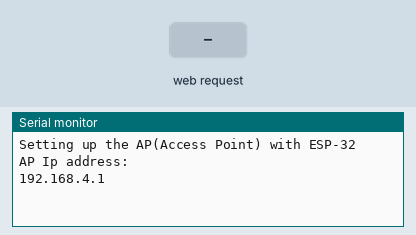
Simulated run of this program. Board: ESP32. On the bench: the last lines printed to the serial monitor. Inputs (shaded band) come from the test bench. WiFi joins after 1.5 s; servers stay silent unless stated.

Above: at 1.2 s.
1.3 s: HTTP request GET /register received
At 2.5 s:
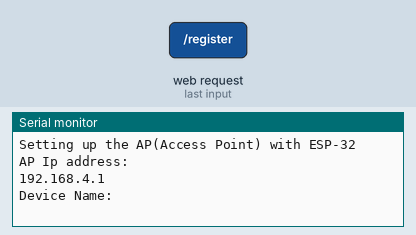
2.8 s: HTTP request GET /register?name=1 received
At 3.8 s:
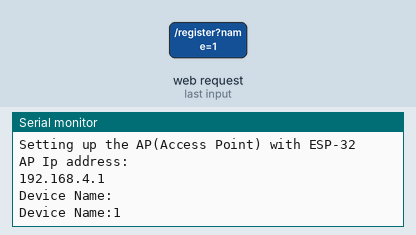

Measured:
- after the input at 1.3 s, the serial monitor: prints a new line at once (image 1)
- after the input at 2.8 s, the serial monitor: prints a new line at once (image 2)

The program:

main.cpp
```cpp
#include <Arduino.h>

// **********************************
// ********1. Light Blinking Code****
// **********************************
// #define LED_PIN 2

// void setup() {
//   pinMode(LED_PIN, OUTPUT);
//   Serial.begin(115200);
//   Serial.println("Hello from setup");
// }

// void loop() {
//   digitalWrite(LED_PIN, HIGH);
//   Serial.println("LED ON");
//   delay(1000);

//   digitalWrite(LED_PIN, LOW);
//   Serial.println("LED OFF");
//   delay(1000);
// }

// **********************************
// **********2.Connet Wifi **********
// **********************************
// #include<WiFi.h>

// const char *ssid = "Intellinety";
// const char *password = "intellinety";

// void setup(){
//   Serial.begin(115200);
//   WiFi.begin(ssid,password);
//   while(WiFi.status() != WL_CONNECTED){
//     delay(500);
//     Serial.println("Connecting to wifi . . . ");
//   }
//   Serial.println("Connection successfull with wifi");
// }

// void loop(){}

// **********************************
// **********3.Create Wifi **********
// **********************************
// #include<WiFi.h>
// #include<esp_wifi.h>
// #include<esp_netif.h>

// const char *ssid = "ESP_32_WiFi";
// password must be in 8 words
// const char *password = "12345678";
// void setup(){
//   Serial.begin(115200);
//   Serial.println("Setting up the AP(Access Point) with ESP-32");
//   // mode: AP -> Access Point or like Router
//   WiFi.mode(WIFI_AP);
//   WiFi.softAP(ssid,password);
//   Serial.println("AP Ip address: ");
//   Serial.println(WiFi.softAPIP());
// }

// void loop(){
//   // connention info: low-level
//   wifi_sta_list_t stationList;
//   // connection info: high-level
//   tcpip_adapter_sta_list_t adapterList;

//   // get the value:
//   esp_wifi_ap_get_sta_list(&stationList);
//   tcpip_adapter_get_sta_list(&stationList, &adapterList);

//   // print the value:
//   Serial.println("Connected Device:");
//   Serial.println("------------------");
//   for(int i=0;i<adapterList.num;i++){
//     tcpip_adapter_sta_info_t station = adapterList.sta[i];
//     Serial.println("IP Address:");
//     Serial.println(IPAddress(station.ip.addr));
//   }
//   delay(1000);
// }

// *******************************************************
// **********4.Create Wifi See List In Websites **********
// *******************************************************
#include <WebServer.h>
#include <WiFi.h>
#include <esp_netif.h>
#include <esp_wifi.h>
#include <string>

WebServer server(80);

void handleRegister() {
  String name = server.arg("name");
  IPAddress ip = server.client().remoteIP();

  // for serial monitor:
  Serial.printf("Device Name:");
  Serial.println(name);

  // for website:
  String response = "";
  response += "Registered\n";
  response += "Device Name" + name + "\n";
  response += "Ip Address " + ip.toString() + "\n";
  server.send(200, "text/plain", response);
}

const char *ssid = "ESP_32_WiFi";
const char *password = "12345678";

void setup() {
  Serial.begin(115200);
  Serial.println("Setting up the AP(Access Point) with ESP-32");
  // mode: AP -> Access Point or like Router
  WiFi.softAP(ssid, password);
  Serial.println("AP Ip address: ");
  Serial.println(WiFi.softAPIP());
  server.on("/register", handleRegister);
  server.begin();
}

void loop() { server.handleClient(); }
```
